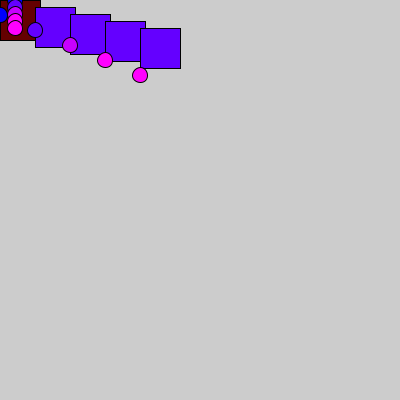
Frame 1 (no input)
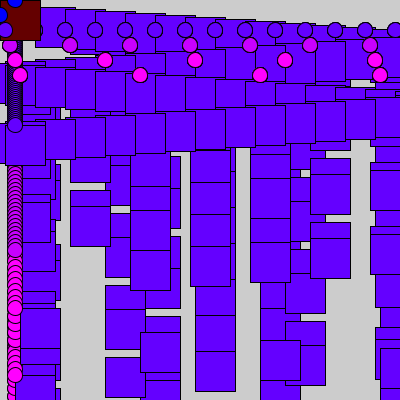
Frame 60 (the mouse pressed at the canvas centre just before this capture)
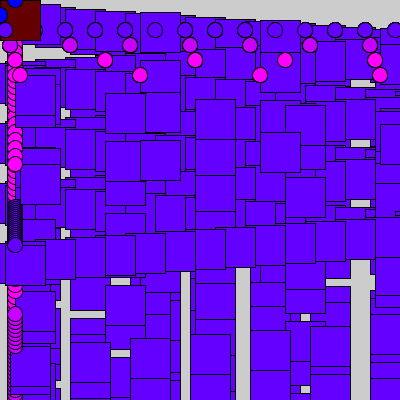
Frame 120 (the mouse held since frame 60 and released just before this capture)

The Processing sketch that drew these frames (run headless with seeded random() and noise(); from frame 60 on, the mouse is pressed at the canvas centre):

// Processing sketch: processing_58489
// ── processing_58489.pde


int [ ] x=new int[5];
int [ ] y=new int[5];
int [ ] xspeed=new int[5];
int [ ] yspeed=new int[5];

void setup()
{ 
  for (int i=0; i<5; i++)
  {
    x[i]=5*i;
    y[i]=5*i;
    xspeed[i]=30*i;
    yspeed[i]=2*i;
   }
  
    size(400,400);
    
}

void draw()
{
  for (int i=0; i<5; i++)
  {
  x[i]=x[i]+xspeed[i];
  if (x[i]>=width||x[i]<=0)
  {
  xspeed[i]= xspeed[i]*-1;
  }
  
  y[i]=y[i]+yspeed[i];
  if(y[i]>=height||y[i]<=0)
  {
  yspeed[i]=yspeed[i]*-1;
  } 
  
  fill (100,0,500*i);
  rect(x[i],y[i],40,40);
  
  fill (100*i,0,500);
  ellipse(15,y[i],15,15);
  ellipse(x[i],15+15*i,15,15);
  
  
  
  }
 

}
